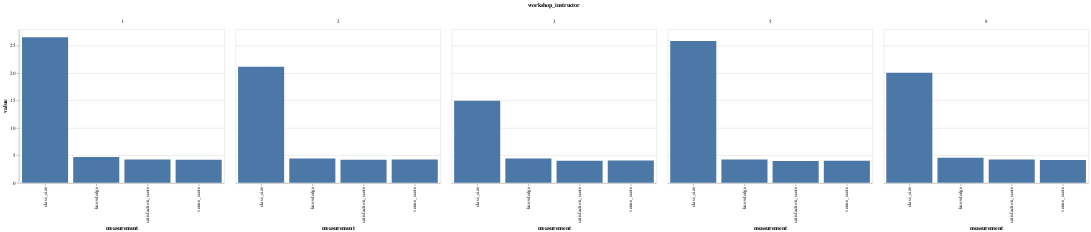

The notebook cell saved with this chart:
### Code cell
alt.Chart(melted).mark_bar().encode(
    x='measurement:N',
    y='value:Q',
    column='workshop_instructor'
)

### Figure 1 — Vega-Lite specification as saved in the notebook (floating-point values rounded to 4 significant figures)
{"$schema": "https://vega.github.io/schema/vega-lite/v2.6.0.json", "config": {"view": {"height": 300, "width": 400}}, "data": {"name": "data-a1b81e475dbd24a5527078a410a2c0dc"}, "datasets": {"data-a1b81e475dbd24a5527078a410a2c0dc": [{"measurement": "knowledge", "value": 4.693, "workshop_instructor": 1}, {"measurement": "knowledge", "value": 4.441, "workshop_instructor": 2}, {"measurement": "knowledge", "value": 4.418, "workshop_instructor": 3}, {"measurement": "knowledge", "value": 4.248, "workshop_instructor": 5}, {"measurement": "knowledge", "value": 4.56, "workshop_instructor": 8}, {"measurement": "venue_score", "value": 4.202, "workshop_instructor": 1}, {"measurement": "venue_score", "value": 4.23, "workshop_instructor": 2}, {"measurement": "venue_score", "value": 4.06, "workshop_instructor": 3}, {"measurement": "venue_score", "value": 4, "workshop_instructor": 5}, {"measurement": "venue_score", "value": 4.142, "workshop_instructor": 8}, {"measurement": "satisfaction_score", "value": 4.244, "workshop_instructor": 1}, {"measurement": "satisfaction_score", "value": 4.216, "workshop_instructor": 2}, {"measurement": "satisfaction_score", "value": 4.007, "workshop_instructor": 3}, {"measurement": "satisfaction_score", "value": 3.992, "workshop_instructor": 5}, {"measurement": "satisfaction_score", "value": 4.262, "workshop_instructor": 8}, {"measurement": "class_size", "value": 26.54, "workshop_instructor": 1}, {"measurement": "class_size", "value": 21.14, "workshop_instructor": 2}, {"measurement": "class_size", "value": 14.94, "workshop_instructor": 3}, {"measurement": "class_size", "value": 25.87, "workshop_instructor": 5}, {"measurement": "class_size", "value": 20.08, "workshop_instructor": 8}]}, "encoding": {"column": {"field": "workshop_instructor", "type": "quantitative"}, "x": {"field": "measurement", "type": "nominal"}, "y": {"field": "value", "type": "quantitative"}}, "mark": "bar"}
